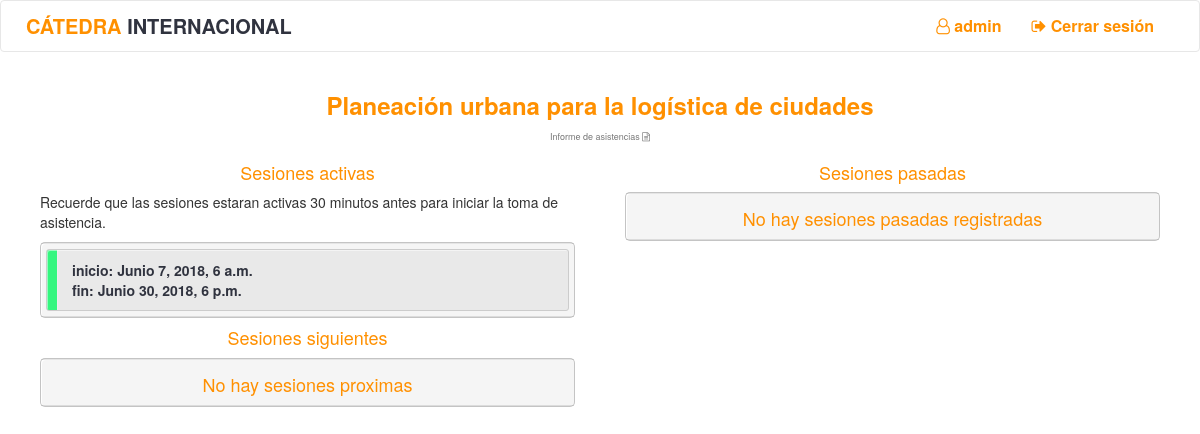
The page /curso/1/ (signed in) on the database as committed earlier.
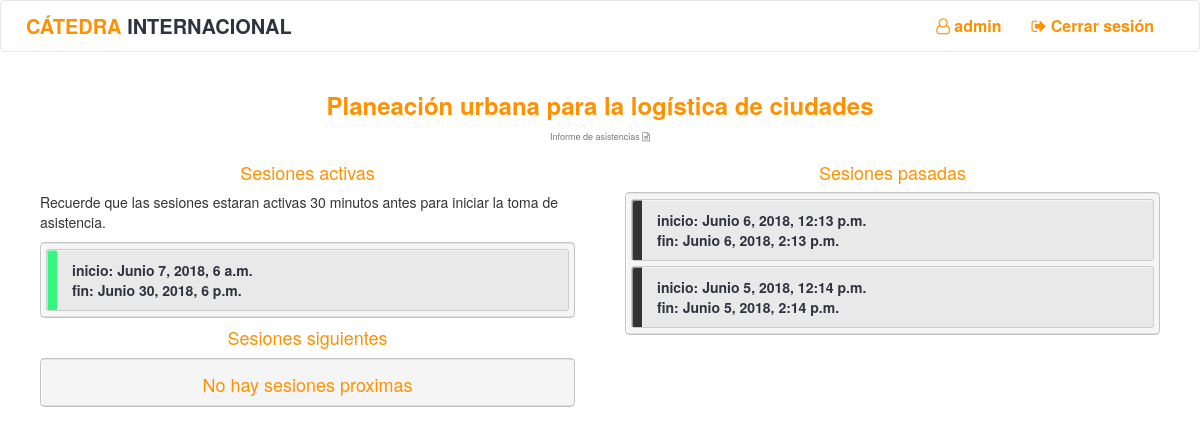
The same page on the database as committed later.
### qr/models.py (models this page shows, shortened)
class Clase(models.Model):
    inicio = models.DateTimeField(default=datetime.now)
    fin = models.DateTimeField(default=datetime.now)
    curso = models.ForeignKey(Curso, on_delete=models.CASCADE)

### qr/views.py (the view)
# urls.py: url(r"^curso/(?P<id_curso>[0-9]+)/$", views.curso, name="curso"),
def curso(request, id_curso):
    if not request.user.is_authenticated():
        return redirect('qr:login')
    curso = get_object_or_404(Curso, pk=id_curso)
    if request.user not in curso.monitores.all():
        return redirect('qr:home')
    dateNow = datetime.now(tz=timezone.utc)
    previous = Clase.objects.filter(Q(curso=curso) & Q(fin__lt=dateNow)).order_by('-fin')
    next = Clase.objects.filter(Q(curso=curso) & Q(inicio__gt=dateNow+timedelta(minutes=30)))
    now =  Clase.objects.filter(Q(curso=curso) & Q(inicio__lte=dateNow+timedelta(minutes=30)) & Q(fin__gt=dateNow))
    context = {
        "curso" : curso,
        "previous": previous,
        "next": next,
        "now": now
    }
    return render(request, "qr/curso.html", context)

### templates/qr/curso.html (shortened to what this page needs)
{% extends 'qr/base.html' %}
{% load staticfiles %}
{% block head %}
    <link rel="stylesheet" href="{% static "qr/css/curso.css" %}">
{% endblock %}
{% block body %}
    <div class="container">
        <div class="row">
            <h3 class="center"><b>{{ curso.nombre }}</b></h3>
            <h6 style="text-align: center; cursor: pointer;"><a href="{% url 'qr:informe' curso.id %}"><small>Informe de asistencias <i class="fa fa-file-text-o"></i></small></a></h6>
        </div>
        <div class="row ">
            <div class="col-sm-6 sesiones_list">
                <div class="row">
                    <h4 class="center">Sesiones activas</h4>
                    <p>Recuerde que las sesiones estaran activas 30 minutos antes para iniciar la toma de asistencia.</p>
                    <div class="notebooks" >
                      <ul class="notebook_ul">
                          {%  for clase in now %}
                            <li class="li-clase li-active">
                                <a href="{% url 'qr:clase' clase.id%}">
                                  inicio: {{clase.inicio}}<br/>
                                  fin: {{clase.fin}}<br/>
                                </a>
                            </li>
                          {% endfor %}
                      </ul>
                    </div>
                </div>
                    <div class="row">
                        <h4 class="center">Sesiones siguientes</h4>
                        <div class="notebooks" >
                            <ul class="notebook_ul">
                             {% if not next %}
                            <h4 class="center">No hay sesiones proximas</h4>
                            {% endif %}
                      </ul>
                    </div>
                </div>
            </div>
            <div class="col-sm-6 sesiones_list">
                <div class="row">
                    <h4 class="center">Sesiones pasadas</h4>
                    <div class="notebooks" >
                        <ul class="notebook_ul">
                         {% if not previous %}
                            <h4 class="center">No hay sesiones pasadas registradas</h4>
                        {% endif %}
                            {%  for clase in previous %}
                                <li class="li-clase li-previous">
                                 <a href="{% url 'qr:clase' clase.id %}">
                                  inicio: {{clase.inicio}}<br/>
                                  fin: {{clase.fin}}<br/>
                                 </a>
                                </li>
                            {% endfor %}
                        </ul>
                    </div>
                </div>
            </div>
        </div>
    </div>
{% endblock %}

Rows that differ between the two databases and show on the page:
added Clase: inicio "Junio 6, 2018, 12:13 p.m.", fin "Junio 6, 2018, 2:13 p.m.", shown under "Sesiones pasadas"
added Clase: inicio "Junio 5, 2018, 12:14 p.m.", fin "Junio 5, 2018, 2:14 p.m.", shown under "Sesiones pasadas"
Other text that changed with them:
text no longer shown: "No hay sesiones pasadas registradas"
